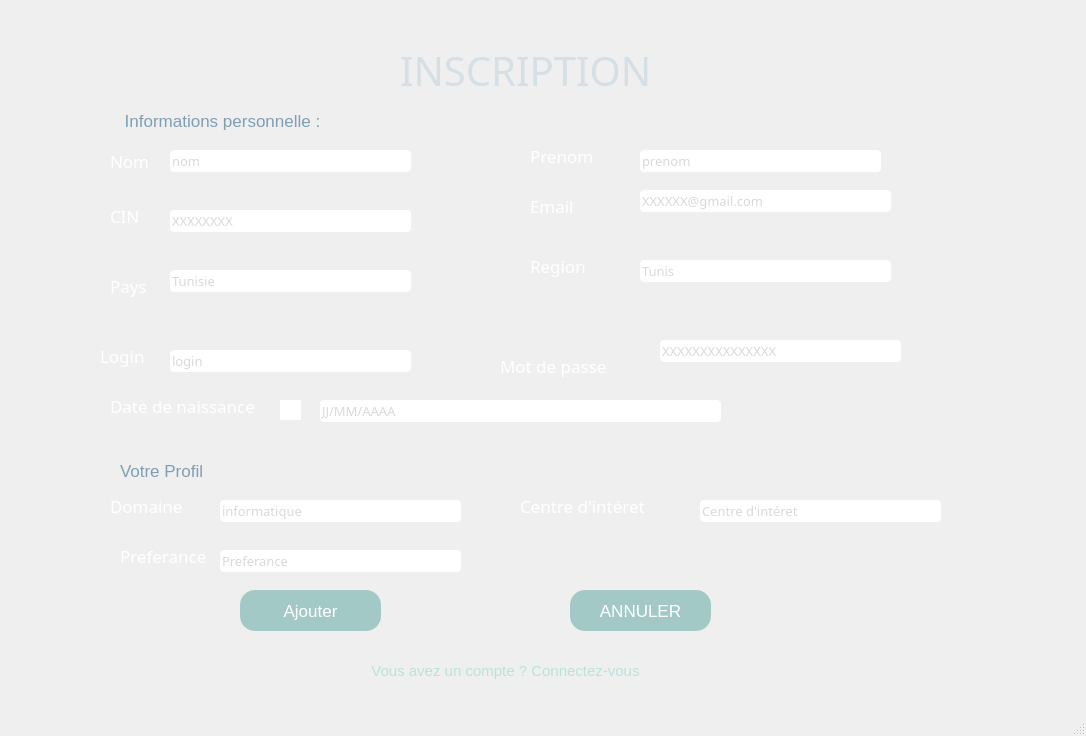
<?xml version="1.0" encoding="UTF-8"?>
<ui version="4.0">
 <class>MainWindow</class>
 <widget class="QMainWindow" name="MainWindow">
  <property name="geometry">
   <rect>
    <x>0</x>
    <y>0</y>
    <width>1086</width>
    <height>736</height>
   </rect>
  </property>
  <property name="windowTitle">
   <string>MainWindow</string>
  </property>
  <widget class="QWidget" name="centralwidget">
   <widget class="QFrame" name="frame_2">
    <property name="geometry">
     <rect>
      <x>-170</x>
      <y>-160</y>
      <width>1191</width>
      <height>881</height>
     </rect>
    </property>
    <property name="styleSheet">
     <string notr="true">QFrame
 {
border-radius:5px;
background-color:linear-gradient(to right top, #3cc6da, #5bc7e4, #77c8ea, #90c8ee, #a6c9ee, #a5c1e7, #a4bae0, #a3b2d9, #8fa0cc, #7c8ebe, #697db1, #566ca4;)
}


</string>
    </property>
    <property name="frameShape">
     <enum>QFrame::StyledPanel</enum>
    </property>
    <property name="frameShadow">
     <enum>QFrame::Raised</enum>
    </property>
    <property name="image" stdset="0">
     <font/>
    </property>
    <widget class="QFrame" name="frame">
     <property name="geometry">
      <rect>
       <x>260</x>
       <y>180</y>
       <width>891</width>
       <height>681</height>
      </rect>
     </property>
     <property name="styleSheet">
      <string notr="true">QFrame
{

	
border-radius:25px;

}

</string>
     </property>
     <property name="frameShape">
      <enum>QFrame::StyledPanel</enum>
     </property>
     <property name="frameShadow">
      <enum>QFrame::Raised</enum>
     </property>
     <widget class="QLabel" name="label_16">
      <property name="geometry">
       <rect>
        <x>310</x>
        <y>30</y>
        <width>261</width>
        <height>41</height>
       </rect>
      </property>
      <property name="styleSheet">
       <string notr="true">*{
font-family:century gothic;
font-size:40px;
}
QLabel
{
background:transparent;
	color: rgb(212, 223, 230);
}</string>
      </property>
      <property name="frameShadow">
       <enum>QFrame::Sunken</enum>
      </property>
      <property name="text">
       <string>INSCRIPTION</string>
      </property>
     </widget>
     <widget class="QPushButton" name="buttonlogin_3">
      <property name="geometry">
       <rect>
        <x>150</x>
        <y>570</y>
        <width>141</width>
        <height>41</height>
       </rect>
      </property>
      <property name="styleSheet">
       <string notr="true">QPushButton
{
color:white;
border-radius:15px;
background-color: rgb(163, 201, 199);font-size:17px;
}
QPushButton:hover
{


border-radius:15px;
background:#56655e1;

}
</string>
      </property>
      <property name="text">
       <string>Ajouter</string>
      </property>
     </widget>
     <widget class="QLineEdit" name="username_11">
      <property name="geometry">
       <rect>
        <x>80</x>
        <y>130</y>
        <width>241</width>
        <height>22</height>
       </rect>
      </property>
      <property name="styleSheet">
       <string notr="true">QLineEdit
{
background-color: rgb(255, 255, 255);
border:3px;
border-radius:4px;
color:rgb(184, 179, 174);
border-bottom:1px solide #717072;
font-family:century gothic;
font-size:13px;
}
</string>
      </property>
      <property name="text">
       <string/>
      </property>
      <property name="placeholderText">
       <string>nom</string>
      </property>
     </widget>
     <widget class="QLineEdit" name="password_3">
      <property name="geometry">
       <rect>
        <x>550</x>
        <y>130</y>
        <width>241</width>
        <height>22</height>
       </rect>
      </property>
      <property name="styleSheet">
       <string notr="true">QLineEdit
{
background-color: rgb(255, 255, 255);
border:3px;
border-radius:4px;
color:rgb(184, 179, 174);
border-bottom:1px solide #717072;
font-family:century gothic;
font-size:13px;
}
</string>
      </property>
      <property name="text">
       <string/>
      </property>
      <property name="echoMode">
       <enum>QLineEdit::Password</enum>
      </property>
      <property name="placeholderText">
       <string>prenom</string>
      </property>
     </widget>
     <widget class="QLabel" name="label_17">
      <property name="geometry">
       <rect>
        <x>20</x>
        <y>120</y>
        <width>71</width>
        <height>41</height>
       </rect>
      </property>
      <property name="styleSheet">
       <string notr="true">*{
font-family:century gothic;
font-size:17px;
}
QLabel
{
background:transparent;
color:white;
}</string>
      </property>
      <property name="lineWidth">
       <number>-1</number>
      </property>
      <property name="text">
       <string>Nom</string>
      </property>
     </widget>
     <widget class="QLabel" name="label_18">
      <property name="geometry">
       <rect>
        <x>440</x>
        <y>120</y>
        <width>81</width>
        <height>31</height>
       </rect>
      </property>
      <property name="styleSheet">
       <string notr="true">*{
font-family:century gothic;
font-size:17px;
}
QLabel
{
background:transparent;
color:white;
}</string>
      </property>
      <property name="text">
       <string>Prenom</string>
      </property>
     </widget>
     <widget class="QLabel" name="label_19">
      <property name="geometry">
       <rect>
        <x>30</x>
        <y>290</y>
        <width>311</width>
        <height>31</height>
       </rect>
      </property>
      <property name="styleSheet">
       <string notr="true">*{
font-family:century gothic;
font-size:12px;
}
QLabel
{
background:transparent;
color:red;
font-size:14px;
}</string>
      </property>
      <property name="text">
       <string/>
      </property>
     </widget>
     <widget class="QPushButton" name="buttoninscription_2">
      <property name="geometry">
       <rect>
        <x>230</x>
        <y>630</y>
        <width>371</width>
        <height>41</height>
       </rect>
      </property>
      <property name="styleSheet">
       <string notr="true">QPushButton
{
color:rgb(185, 226, 219);
border-radius:15px;

font-size:15px;
}</string>
      </property>
      <property name="text">
       <string>Vous avez un compte ? Connectez-vous</string>
      </property>
     </widget>
     <widget class="QPushButton" name="buttonlogin_4">
      <property name="geometry">
       <rect>
        <x>480</x>
        <y>570</y>
        <width>141</width>
        <height>41</height>
       </rect>
      </property>
      <property name="styleSheet">
       <string notr="true">QPushButton
{
color:white;
border-radius:15px;
background-color: rgb(163, 201, 199);
font-size:17px;
}
QPushButton:hover
{

color:#333;
border-radius:15px;
background:#56655e1;

}
</string>
      </property>
      <property name="text">
       <string>ANNULER</string>
      </property>
     </widget>
     <widget class="QLabel" name="label_20">
      <property name="geometry">
       <rect>
        <x>20</x>
        <y>180</y>
        <width>61</width>
        <height>31</height>
       </rect>
      </property>
      <property name="styleSheet">
       <string notr="true">*{
font-family:century gothic;
font-size:17px;
}
QLabel
{
background:transparent;
color:white;
}</string>
      </property>
      <property name="lineWidth">
       <number>-1</number>
      </property>
      <property name="text">
       <string>CIN</string>
      </property>
     </widget>
     <widget class="QLabel" name="label_21">
      <property name="geometry">
       <rect>
        <x>10</x>
        <y>320</y>
        <width>51</width>
        <height>31</height>
       </rect>
      </property>
      <property name="styleSheet">
       <string notr="true">*{
font-family:century gothic;
font-size:17px;
}
QLabel
{
background:transparent;
color:white;
}</string>
      </property>
      <property name="lineWidth">
       <number>-1</number>
      </property>
      <property name="text">
       <string>Login</string>
      </property>
     </widget>
     <widget class="QLabel" name="label_22">
      <property name="geometry">
       <rect>
        <x>410</x>
        <y>330</y>
        <width>131</width>
        <height>31</height>
       </rect>
      </property>
      <property name="styleSheet">
       <string notr="true">*{
font-family:century gothic;
font-size:17px;
}
QLabel
{
background:transparent;
color:white;
}</string>
      </property>
      <property name="lineWidth">
       <number>-1</number>
      </property>
      <property name="text">
       <string>Mot de passe</string>
      </property>
     </widget>
     <widget class="QLineEdit" name="username_12">
      <property name="geometry">
       <rect>
        <x>80</x>
        <y>190</y>
        <width>241</width>
        <height>22</height>
       </rect>
      </property>
      <property name="styleSheet">
       <string notr="true">QLineEdit
{
background-color: rgb(255, 255, 255);
border:3px;
border-radius:4px;
color:rgb(184, 179, 174);
border-bottom:1px solide #717072;
font-family:century gothic;
font-size:13px;
}
</string>
      </property>
      <property name="text">
       <string/>
      </property>
      <property name="placeholderText">
       <string>XXXXXXXX</string>
      </property>
     </widget>
     <widget class="QLineEdit" name="username_13">
      <property name="geometry">
       <rect>
        <x>80</x>
        <y>330</y>
        <width>241</width>
        <height>22</height>
       </rect>
      </property>
      <property name="styleSheet">
       <string notr="true">QLineEdit
{
background-color: rgb(255, 255, 255);
border:3px;
border-radius:4px;
color:rgb(184, 179, 174);
border-bottom:1px solide #717072;
font-family:century gothic;
font-size:13px;
}
</string>
      </property>
      <property name="text">
       <string/>
      </property>
      <property name="placeholderText">
       <string>login</string>
      </property>
     </widget>
     <widget class="QLineEdit" name="username_14">
      <property name="geometry">
       <rect>
        <x>570</x>
        <y>320</y>
        <width>241</width>
        <height>22</height>
       </rect>
      </property>
      <property name="styleSheet">
       <string notr="true">QLineEdit
{
background-color: rgb(255, 255, 255);
border:3px;
border-radius:4px;
color:rgb(184, 179, 174);
border-bottom:1px solide #717072;
font-family:century gothic;
font-size:13px;
}
</string>
      </property>
      <property name="text">
       <string/>
      </property>
      <property name="placeholderText">
       <string>XXXXXXXXXXXXXXX</string>
      </property>
     </widget>
     <widget class="QLineEdit" name="username_15">
      <property name="geometry">
       <rect>
        <x>130</x>
        <y>480</y>
        <width>241</width>
        <height>22</height>
       </rect>
      </property>
      <property name="styleSheet">
       <string notr="true">QLineEdit
{
background-color: rgb(255, 255, 255);
border:3px;
border-radius:4px;
color:rgb(184, 179, 174);
border-bottom:1px solide #717072;
font-family:century gothic;
font-size:13px;
}
</string>
      </property>
      <property name="text">
       <string/>
      </property>
      <property name="placeholderText">
       <string>informatique</string>
      </property>
     </widget>
     <widget class="QLabel" name="label_23">
      <property name="geometry">
       <rect>
        <x>440</x>
        <y>230</y>
        <width>61</width>
        <height>31</height>
       </rect>
      </property>
      <property name="styleSheet">
       <string notr="true">*{
font-family:century gothic;
font-size:17px;
}
QLabel
{
background:transparent;
color:white;
}</string>
      </property>
      <property name="text">
       <string>Region</string>
      </property>
     </widget>
     <widget class="QLineEdit" name="password_4">
      <property name="geometry">
       <rect>
        <x>550</x>
        <y>240</y>
        <width>251</width>
        <height>22</height>
       </rect>
      </property>
      <property name="styleSheet">
       <string notr="true">QLineEdit
{
background-color: rgb(255, 255, 255);
border:3px;
border-radius:4px;
color:rgb(184, 179, 174);
border-bottom:1px solide #717072;
font-family:century gothic;
font-size:13px;
}
</string>
      </property>
      <property name="text">
       <string/>
      </property>
      <property name="echoMode">
       <enum>QLineEdit::Password</enum>
      </property>
      <property name="placeholderText">
       <string>Tunis</string>
      </property>
     </widget>
     <widget class="QLineEdit" name="username_16">
      <property name="geometry">
       <rect>
        <x>80</x>
        <y>250</y>
        <width>241</width>
        <height>22</height>
       </rect>
      </property>
      <property name="styleSheet">
       <string notr="true">QLineEdit
{
background-color: rgb(255, 255, 255);
border:3px;
border-radius:4px;
color:rgb(184, 179, 174);
border-bottom:1px solide #717072;
font-family:century gothic;
font-size:13px;
}
</string>
      </property>
      <property name="text">
       <string/>
      </property>
      <property name="placeholderText">
       <string>Tunisie</string>
      </property>
     </widget>
     <widget class="QLabel" name="label_24">
      <property name="geometry">
       <rect>
        <x>20</x>
        <y>470</y>
        <width>81</width>
        <height>31</height>
       </rect>
      </property>
      <property name="styleSheet">
       <string notr="true">*{
font-family:century gothic;
font-size:17px;
}
QLabel
{
background:transparent;
color:white;
}</string>
      </property>
      <property name="lineWidth">
       <number>-1</number>
      </property>
      <property name="text">
       <string>Domaine</string>
      </property>
     </widget>
     <widget class="QLabel" name="label_25">
      <property name="geometry">
       <rect>
        <x>430</x>
        <y>470</y>
        <width>151</width>
        <height>31</height>
       </rect>
      </property>
      <property name="styleSheet">
       <string notr="true">*{
font-family:century gothic;
font-size:17px;
}
QLabel
{
background:transparent;
color:white;
}</string>
      </property>
      <property name="lineWidth">
       <number>-1</number>
      </property>
      <property name="text">
       <string>Centre d'intéret</string>
      </property>
     </widget>
     <widget class="QLabel" name="label_26">
      <property name="geometry">
       <rect>
        <x>20</x>
        <y>250</y>
        <width>41</width>
        <height>31</height>
       </rect>
      </property>
      <property name="styleSheet">
       <string notr="true">*{
font-family:century gothic;
font-size:17px;
}
QLabel
{
background:transparent;
color:white;
}</string>
      </property>
      <property name="lineWidth">
       <number>-1</number>
      </property>
      <property name="text">
       <string>Pays</string>
      </property>
     </widget>
     <widget class="QLineEdit" name="username_17">
      <property name="geometry">
       <rect>
        <x>610</x>
        <y>480</y>
        <width>241</width>
        <height>22</height>
       </rect>
      </property>
      <property name="styleSheet">
       <string notr="true">QLineEdit
{
background-color: rgb(255, 255, 255);
border:3px;
border-radius:4px;
color:rgb(184, 179, 174);
border-bottom:1px solide #717072;
font-family:century gothic;
font-size:13px;
}
</string>
      </property>
      <property name="text">
       <string/>
      </property>
      <property name="placeholderText">
       <string>Centre d'intéret</string>
      </property>
     </widget>
     <widget class="QLabel" name="label_27">
      <property name="geometry">
       <rect>
        <x>20</x>
        <y>370</y>
        <width>171</width>
        <height>31</height>
       </rect>
      </property>
      <property name="styleSheet">
       <string notr="true">*{
font-family:century gothic;
font-size:17px;
}
QLabel
{
background:transparent;
color:white;
}</string>
      </property>
      <property name="lineWidth">
       <number>-1</number>
      </property>
      <property name="text">
       <string>Date de naissance</string>
      </property>
     </widget>
     <widget class="QLineEdit" name="username_18">
      <property name="geometry">
       <rect>
        <x>230</x>
        <y>380</y>
        <width>401</width>
        <height>22</height>
       </rect>
      </property>
      <property name="styleSheet">
       <string notr="true">QLineEdit
{
background-color: rgb(255, 255, 255);
border:3px;
border-radius:4px;
color:rgb(184, 179, 174);
border-bottom:1px solide #717072;
font-family:century gothic;
font-size:13px;
}
</string>
      </property>
      <property name="text">
       <string/>
      </property>
      <property name="placeholderText">
       <string>JJ/MM/AAAA</string>
      </property>
     </widget>
     <widget class="QLineEdit" name="username_19">
      <property name="geometry">
       <rect>
        <x>130</x>
        <y>530</y>
        <width>241</width>
        <height>22</height>
       </rect>
      </property>
      <property name="styleSheet">
       <string notr="true">QLineEdit
{
background-color: rgb(255, 255, 255);
border:3px;
border-radius:4px;
color:rgb(184, 179, 174);
border-bottom:1px solide #717072;
font-family:century gothic;
font-size:13px;
}

</string>
      </property>
      <property name="text">
       <string/>
      </property>
      <property name="placeholderText">
       <string>Preferance</string>
      </property>
     </widget>
     <widget class="QLabel" name="label_28">
      <property name="geometry">
       <rect>
        <x>30</x>
        <y>520</y>
        <width>151</width>
        <height>31</height>
       </rect>
      </property>
      <property name="styleSheet">
       <string notr="true">*{
font-family:century gothic;
font-size:17px;
}
QLabel
{
background:transparent;
color:white;
}</string>
      </property>
      <property name="lineWidth">
       <number>-1</number>
      </property>
      <property name="text">
       <string>Preferance</string>
      </property>
     </widget>
     <widget class="QLineEdit" name="username_20">
      <property name="geometry">
       <rect>
        <x>550</x>
        <y>170</y>
        <width>251</width>
        <height>22</height>
       </rect>
      </property>
      <property name="styleSheet">
       <string notr="true">QLineEdit
{
background-color: rgb(255, 255, 255);
border:3px;
border-radius:4px;
color:rgb(184, 179, 174);
border-bottom:1px solide #717072;
font-family:century gothic;
font-size:13px;
}
</string>
      </property>
      <property name="text">
       <string/>
      </property>
      <property name="placeholderText">
       <string>XXXXXX@gmail.com</string>
      </property>
     </widget>
     <widget class="QLabel" name="label_29">
      <property name="geometry">
       <rect>
        <x>440</x>
        <y>170</y>
        <width>61</width>
        <height>31</height>
       </rect>
      </property>
      <property name="styleSheet">
       <string notr="true">*{
font-family:century gothic;
font-size:17px;
}
QLabel
{
background:transparent;
color:white;
}</string>
      </property>
      <property name="lineWidth">
       <number>-1</number>
      </property>
      <property name="text">
       <string>Email</string>
      </property>
     </widget>
     <widget class="QLabel" name="label_30">
      <property name="geometry">
       <rect>
        <x>30</x>
        <y>80</y>
        <width>311</width>
        <height>41</height>
       </rect>
      </property>
      <property name="styleSheet">
       <string notr="true">*{
	font: 8pt &quot;Tw Cen MT Condensed Extra Bold&quot;;
font-size:17px;
}
QLabel
{
background:transparent;
	color: rgb(127, 158, 178);
}</string>
      </property>
      <property name="lineWidth">
       <number>-1</number>
      </property>
      <property name="text">
       <string> Informations personnelle :</string>
      </property>
      <property name="alignment">
       <set>Qt::AlignLeading|Qt::AlignLeft|Qt::AlignVCenter</set>
      </property>
     </widget>
     <widget class="QLabel" name="label_2">
      <property name="geometry">
       <rect>
        <x>190</x>
        <y>380</y>
        <width>21</width>
        <height>20</height>
       </rect>
      </property>
      <property name="styleSheet">
       <string notr="true">background-color: rgb(255, 255, 255);</string>
      </property>
      <property name="text">
       <string/>
      </property>
      <property name="pixmap">
       <pixmap>image/date.png</pixmap>
      </property>
      <property name="scaledContents">
       <bool>true</bool>
      </property>
     </widget>
     <widget class="QLabel" name="label_31">
      <property name="geometry">
       <rect>
        <x>30</x>
        <y>430</y>
        <width>311</width>
        <height>41</height>
       </rect>
      </property>
      <property name="styleSheet">
       <string notr="true">*{
	font: 8pt &quot;Tw Cen MT Condensed Extra Bold&quot;;
font-size:17px;
}
QLabel
{
background:transparent;
	color: rgb(127, 158, 178);
}</string>
      </property>
      <property name="lineWidth">
       <number>-1</number>
      </property>
      <property name="text">
       <string>Votre Profil</string>
      </property>
      <property name="alignment">
       <set>Qt::AlignLeading|Qt::AlignLeft|Qt::AlignVCenter</set>
      </property>
     </widget>
    </widget>
   </widget>
   <widget class="QLabel" name="label">
    <property name="geometry">
     <rect>
      <x>0</x>
      <y>-10</y>
      <width>1201</width>
      <height>1101</height>
     </rect>
    </property>
    <property name="text">
     <string/>
    </property>
    <property name="pixmap">
     <pixmap>image/inscrit.jpg</pixmap>
    </property>
   </widget>
   <zorder>label</zorder>
   <zorder>frame_2</zorder>
  </widget>
  <widget class="QStatusBar" name="statusbar"/>
 </widget>
 <resources/>
 <connections/>
</ui>
